Frame 1 (no input): blank canvas, image omitted
Frame 60 (no input): blank canvas, image omitted
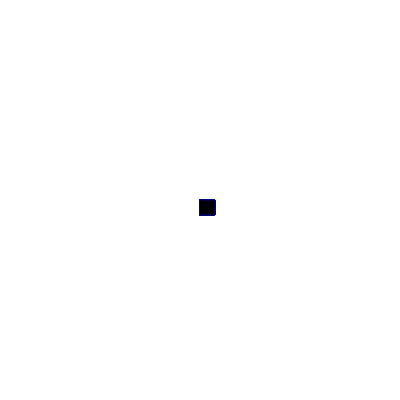
Frame 120 (the mouse pressed at the canvas centre since frame 60)

The p5.js sketch whose frames 1 and 60 were blank and that drew this single picture after the mouse press (run headless with seeded random() and noise() and a simulated clock; from frame 60 on, the mouse is pressed at the canvas centre):

// p5.js sketch
// ── sketch.js
function setup() {
    createCanvas(400, 400);
    background("white");
  }
  
  function draw() {
    stroke("navy")
   
    fill("black")
    
    
    
    if(mouseIsPressed)
    rect(mouseX, mouseY, 15, 15);
  }
